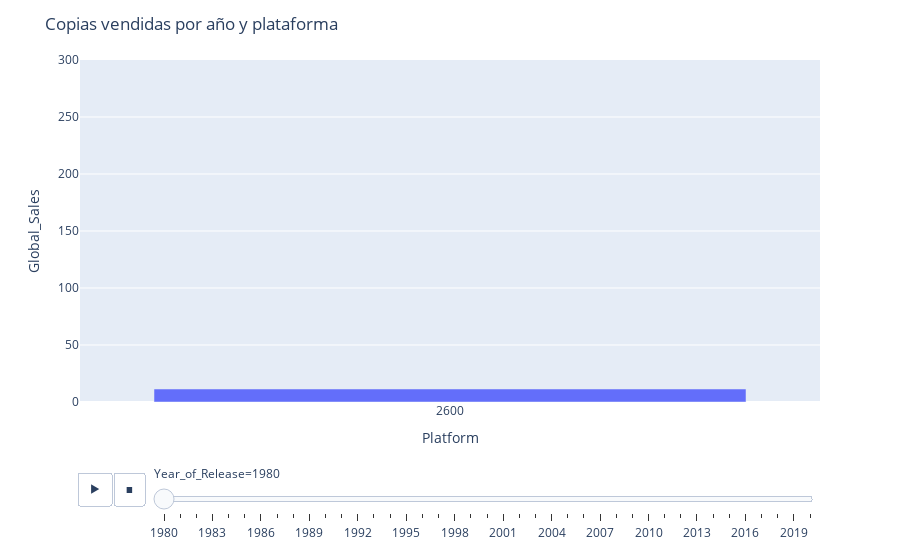

The code cell stored with this chart in its notebook:
### Code cell
df_Sales_per_Year = df_Games_per_Year.groupby(["Platform", "Year_of_Release"]).agg({"Global_Sales":"sum"}).reset_index()
df_Sales_per_Year.sort_values("Year_of_Release", ascending=True, inplace=True)

fig = px.bar(df_Sales_per_Year, x="Platform", y="Global_Sales", animation_frame="Year_of_Release", range_y=[0,300], )
fig.update_layout(title="Copias vendidas por año y plataforma")
fig.update_xaxes(type='category')
fig.update_xaxes(categoryorder='category ascending')
fig.layout.updatemenus[0].buttons[0].args[1]['frame']['duration'] = 1000
fig.write_html("gráficas/Ventas_Año_Plataforma.html")
fig.show()

### Figure 1 — Plotly figure (JSON) as saved in the notebook; plotly's stock layout.template omitted (floating-point values rounded to 4 significant figures)
{"data": [{"alignmentgroup": "True", "hovertemplate": "Year_of_Release=1980<br>Platform=%{x}<br>Global_Sales=%{y}<extra></extra>", "legendgroup": "", "marker": {"color": "#636efa", "pattern": {"shape": ""}}, "name": "", "offsetgroup": "", "orientation": "v", "showlegend": false, "textposition": "auto", "type": "bar", "x": ["2600"], "xaxis": "x", "y": [11.38], "yaxis": "y"}], "layout": {"barmode": "relative", "legend": {"tracegroupgap": 0}, "margin": {"t": 60}, "sliders": [{"active": 0, "currentvalue": {"prefix": "Year_of_Release="}, "len": 0.9, "pad": {"b": 10, "t": 60}, "steps": [{"args": [["1980"], {"frame": {"duration": 0, "redraw": true}, "fromcurrent": true, "mode": "immediate", "transition": {"duration": 0, "easing": "linear"}}], "label": "1980", "method": "animate"}, {"args": [["1981"], {"frame": {"duration": 0, "redraw": true}, "fromcurrent": true, "mode": "immediate", "transition": {"duration": 0, "easing": "linear"}}], "label": "1981", "method": "animate"}, {"args": [["1982"], {"frame": {"duration": 0, "redraw": true}, "fromcurrent": true, "mode": "immediate", "transition": {"duration": 0, "easing": "linear"}}], "label": "1982", "method": "animate"}, {"args": [["1983"], {"frame": {"duration": 0, "redraw": true}, "fromcurrent": true, "mode": "immediate", "transition": {"duration": 0, "easing": "linear"}}], "label": "1983", "method": "animate"}, {"args": [["1984"], {"frame": {"duration": 0, "redraw": true}, "fromcurrent": true, "mode": "immediate", "transition": {"duration": 0, "easing": "linear"}}], "label": "1984", "method": "animate"}, {"args": [["1985"], {"frame": {"duration": 0, "redraw": true}, "fromcurrent": true, "mode": "immediate", "transition": {"duration": 0, "easing": "linear"}}], "label": "1985", "method": "animate"}, {"args": [["1986"], {"frame": {"duration": 0, "redraw": true}, "fromcurrent": true, "mode": "immediate", "transition": {"duration": 0, "easing": "linear"}}], "label": "1986", "method": "animate"}, {"args": [["1987"], {"frame": {"duration": 0, "redraw": true}, "fromcurrent": true, "mode": "immediate", "transition": {"duration": 0, "easing": "linear"}}], "label": "1987", "method": "animate"}, {"args": [["1988"], {"frame": {"duration": 0, "redraw": true}, "fromcurrent": true, "mode": "immediate", "transition": {"duration": 0, "easing": "linear"}}], "label": "1988", "method": "animate"}, {"args": [["1989"], {"frame": {"duration": 0, "redraw": true}, "fromcurrent": true, "mode": "immediate", "transition": {"duration": 0, "easing": "linear"}}], "label": "1989", "method": "animate"}, {"args": [["1990"], {"frame": {"duration": 0, "redraw": true}, "fromcurrent": true, "mode": "immediate", "transition": {"duration": 0, "easing": "linear"}}], "label": "1990", "method": "animate"}, {"args": [["1991"], {"frame": {"duration": 0, "redraw": true}, "fromcurrent": true, "mode": "immediate", "transition": {"duration": 0, "easing": "linear"}}], "label": "1991", "method": "animate"}, {"args": [["1992"], {"frame": {"duration": 0, "redraw": true}, "fromcurrent": true, "mode": "immediate", "transition": {"duration": 0, "easing": "linear"}}], "label": "1992", "method": "animate"}, {"args": [["1993"], {"frame": {"duration": 0, "redraw": true}, "fromcurrent": true, "mode": "immediate", "transition": {"duration": 0, "easing": "linear"}}], "label": "1993", "method": "animate"}, {"args": [["1994"], {"frame": {"duration": 0, "redraw": true}, "fromcurrent": true, "mode": "immediate", "transition": {"duration": 0, "easing": "linear"}}], "label": "1994", "method": "animate"}, {"args": [["1995"], {"frame": {"duration": 0, "redraw": true}, "fromcurrent": true, "mode": "immediate", "transition": {"duration": 0, "easing": "linear"}}], "label": "1995", "method": "animate"}, {"args": [["1996"], {"frame": {"duration": 0, "redraw": true}, "fromcurrent": true, "mode": "immediate", "transition": {"duration": 0, "easing": "linear"}}], "label": "1996", "method": "animate"}, {"args": [["1997"], {"frame": {"duration": 0, "redraw": true}, "fromcurrent": true, "mode": "immediate", "transition": {"duration": 0, "easing": "linear"}}], "label": "1997", "method": "animate"}, {"args": [["1998"], {"frame": {"duration": 0, "redraw": true}, "fromcurrent": true, "mode": "immediate", "transition": {"duration": 0, "easing": "linear"}}], "label": "1998", "method": "animate"}, {"args": [["1999"], {"frame": {"duration": 0, "redraw": true}, "fromcurrent": true, "mode": "immediate", "transition": {"duration": 0, "easing": "linear"}}], "label": "1999", "method": "animate"}, {"args": [["2000"], {"frame": {"duration": 0, "redraw": true}, "fromcurrent": true, "mode": "immediate", "transition": {"duration": 0, "easing": "linear"}}], "label": "2000", "method": "animate"}, {"args": [["2001"], {"frame": {"duration": 0, "redraw": true}, "fromcurrent": true, "mode": "immediate", "transition": {"duration": 0, "easing": "linear"}}], "label": "2001", "method": "animate"}, {"args": [["2002"], {"frame": {"duration": 0, "redraw": true}, "fromcurrent": true, "mode": "immediate", "transition": {"duration": 0, "easing": "linear"}}], "label": "2002", "method": "animate"}, {"args": [["2003"], {"frame": {"duration": 0, "redraw": true}, "fromcurrent": true, "mode": "immediate", "transition": {"duration": 0, "easing": "linear"}}], "label": "2003", "method": "animate"}, {"args": [["2004"], {"frame": {"duration": 0, "redraw": true}, "fromcurrent": true, "mode": "immediate", "transition": {"duration": 0, "easing": "linear"}}], "label": "2004", "method": "animate"}, {"args": [["2005"], {"frame": {"duration": 0, "redraw": true}, "fromcurrent": true, "mode": "immediate", "transition": {"duration": 0, "easing": "linear"}}], "label": "2005", "method": "animate"}, {"args": [["2006"], {"frame": {"duration": 0, "redraw": true}, "fromcurrent": true, "mode": "immediate", "transition": {"duration": 0, "easing": "linear"}}], "label": "2006", "method": "animate"}, {"args": [["2007"], {"frame": {"duration": 0, "redraw": true}, "fromcurrent": true, "mode": "immediate", "transition": {"duration": 0, "easing": "linear"}}], "label": "2007", "method": "animate"}, {"args": [["2008"], {"frame": {"duration": 0, "redraw": true}, "fromcurrent": true, "mode": "immediate", "transition": {"duration": 0, "easing": "linear"}}], "label": "2008", "method": "animate"}, {"args": [["2009"], {"frame": {"duration": 0, "redraw": true}, "fromcurrent": true, "mode": "immediate", "transition": {"duration": 0, "easing": "linear"}}], "label": "2009", "method": "animate"}, {"args": [["2010"], {"frame": {"duration": 0, "redraw": true}, "fromcurrent": true, "mode": "immediate", "transition": {"duration": 0, "easing": "linear"}}], "label": "2010", "method": "animate"}, {"args": [["2011"], {"frame": {"duration": 0, "redraw": true}, "fromcurrent": true, "mode": "immediate", "transition": {"duration": 0, "easing": "linear"}}], "label": "2011", "method": "animate"}, {"args": [["2012"], {"frame": {"duration": 0, "redraw": true}, "fromcurrent": true, "mode": "immediate", "transition": {"duration": 0, "easing": "linear"}}], "label": "2012", "method": "animate"}, {"args": [["2013"], {"frame": {"duration": 0, "redraw": true}, "fromcurrent": true, "mode": "immediate", "transition": {"duration": 0, "easing": "linear"}}], "label": "2013", "method": "animate"}, {"args": [["2014"], {"frame": {"duration": 0, "redraw": true}, "fromcurrent": true, "mode": "immediate", "transition": {"duration": 0, "easing": "linear"}}], "label": "2014", "method": "animate"}, {"args": [["2015"], {"frame": {"duration": 0, "redraw": true}, "fromcurrent": true, "mode": "immediate", "transition": {"duration": 0, "easing": "linear"}}], "label": "2015", "method": "animate"}, {"args": [["2016"], {"frame": {"duration": 0, "redraw": true}, "fromcurrent": true, "mode": "immediate", "transition": {"duration": 0, "easing": "linear"}}], "label": "2016", "method": "animate"}, {"args": [["2017"], {"frame": {"duration": 0, "redraw": true}, "fromcurrent": true, "mode": "immediate", "transition": {"duration": 0, "easing": "linear"}}], "label": "2017", "method": "animate"}, {"args": [["2018"], {"frame": {"duration": 0, "redraw": true}, "fromcurrent": true, "mode": "immediate", "transition": {"duration": 0, "easing": "linear"}}], "label": "2018", "method": "animate"}, {"args": [["2019"], {"frame": {"duration": 0, "redraw": true}, "fromcurrent": true, "mode": "immediate", "transition": {"duration": 0, "easing": "linear"}}], "label": "2019", "method": "animate"}, {"args": [["2020"], {"frame": {"duration": 0, "redraw": true}, "fromcurrent": true, "mode": "immediate", "transition": {"duration": 0, "easing": "linear"}}], "label": "2020", "method": "animate"}], "x": 0.1, "xanchor": "left", "y": 0, "yanchor": "top"}], "title": {"text": "Copias vendidas por año y plataforma"}, "updatemenus": [{"buttons": [{"args": [null, {"frame": {"duration": 1000, "redraw": true}, "fromcurrent": true, "mode": "immediate", "transition": {"duration": 500, "easing": "linear"}}], "label": "&#9654;", "method": "animate"}, {"args": [[null], {"frame": {"duration": 0, "redraw": true}, "fromcurrent": true, "mode": "immediate", "transition": {"duration": 0, "easing": "linear"}}], "label": "&#9724;", "method": "animate"}], "direction": "left", "pad": {"r": 10, "t": 70}, "showactive": false, "type": "buttons", "x": 0.1, "xanchor": "right", "y": 0, "yanchor": "top"}], "xaxis": {"anchor": "y", "categoryorder": "category ascending", "domain": [0, 1], "title": {"text": "Platform"}, "type": "category"}, "yaxis": {"anchor": "x", "domain": [0, 1], "range": [0, 300], "title": {"text": "Global_Sales"}}}}
